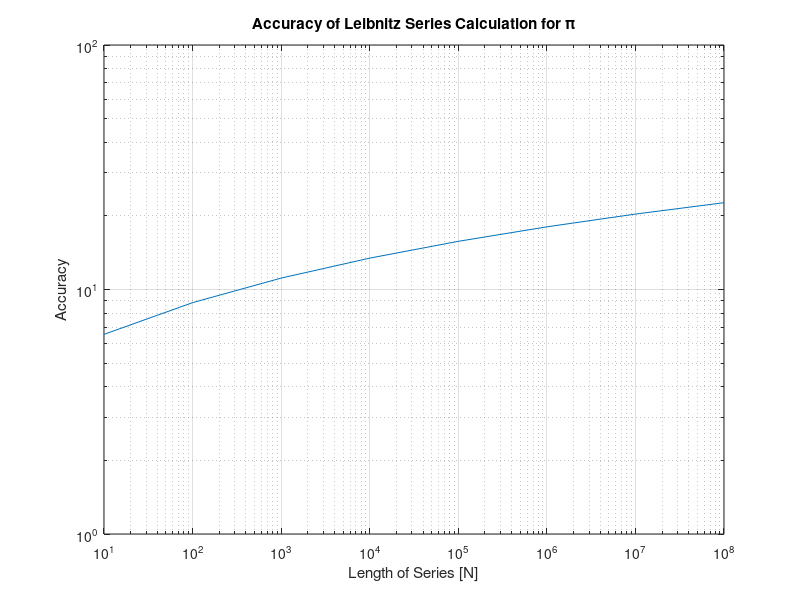

Write the MATLAB code that produced this figure.
%% File Setup
% Stephen Stammen
% ENG 101 | 10-27-2018
% Housekeeping - clears work envirionment
    clear;
    close all;
    clc;
%% For Loop that uses vectorization inside of it
for idx = 1:8 % Loops through 8 times
    lSeries = sum(((-1).^((1:2:2*(10^idx))))./((2.*(1:2:2*(10^idx)))+1))*4; % for each loop creates a series to the nTerms 10, 100, 1000, 10000... 10^8. Then the lSeries is calculated and the sum of that vector is calculated to save memory.
    % LSeries is multiplied by 4 becasue it only returns pi / 4 originally
    accuracy(idx) = abs(lSeries-pi); % creates a vector of the accuracy value calculated after each iteration of the for loop. This value is calculated by taking the value calculated and seeing the difference of the internal pi
end % ends the for loop

%% Graphs accuracy vs the number of terms in the series as a logatrithmic plot
loglog(10.^(1:8),accuracy) % graphs the nTerms vs the accuracy values calculated
grid on % turns the grid on
xlim([10^1 10^8]) % sets an xlim so that the graph is rendered properly
xlabel('Length of Series [N]') % labels the x axis
ylabel('Accuracy') % labels the y axis
title('Accuracy of Leibnitz Series Calculation for \pi') % gives title to graph
savefig('leibnitzAcc.fig'); % Saves the file as a figure in MATLAB

